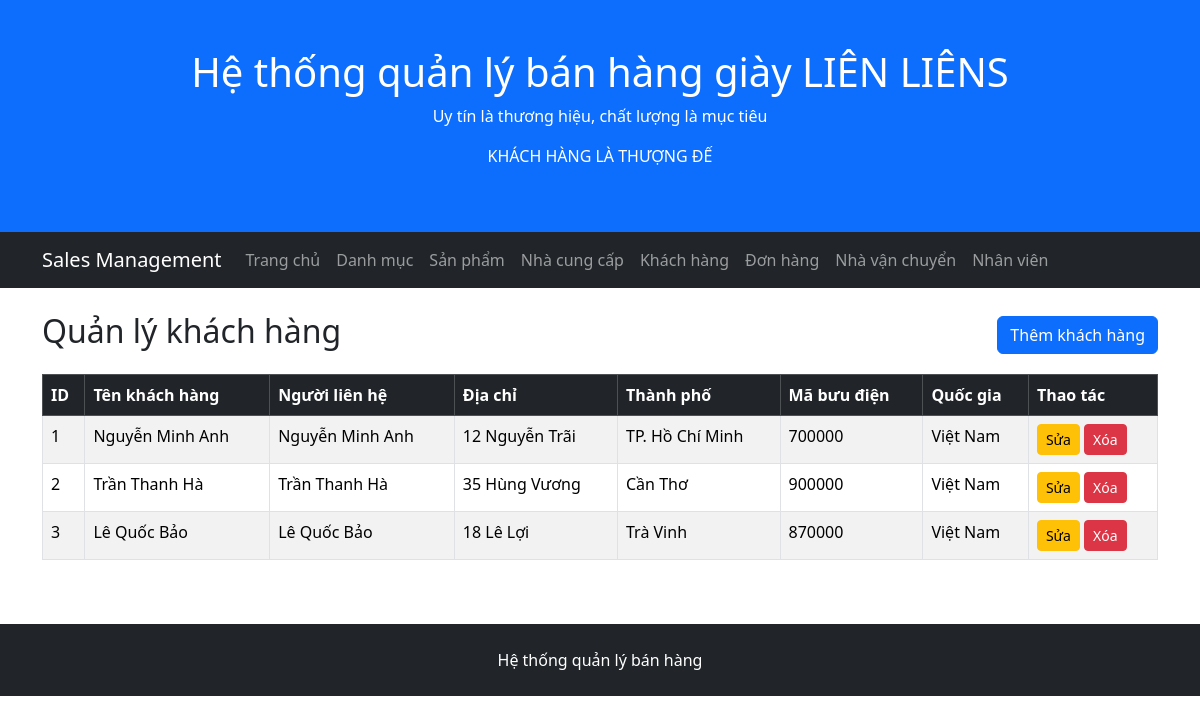
Page /customers/index.php on the committed database.
### tables this page shows
CREATE TABLE customers (
    CustomerID INT AUTO_INCREMENT PRIMARY KEY,
    CustomerName VARCHAR(100) NOT NULL,
    ContactName VARCHAR(100),
    Address VARCHAR(200),
    City VARCHAR(100),
    PostalCode VARCHAR(20),
    Country VARCHAR(100)
);

### public/customers/index.php (the view, shortened to what this page needs)
<?php
require_once '/var/www/src/config/database.php';
$sql = "
    SELECT
        CustomerID,
        CustomerName,
        ContactName,
        Address,
        City,
        PostalCode,
        Country
    FROM customers
    ORDER BY CustomerID
";
$result = $conn->query($sql);
require_once '/var/www/src/includes/header.php';
require_once '/var/www/src/includes/navbar.php';
?>
<div class="container mt-4">
    <div class="d-flex justify-content-between align-items-center mb-3">
        <h2>Quản lý khách hàng</h2>
        <a href="/customers/create.php" class="btn btn-primary">
            Thêm khách hàng
        </a>
    </div>
    <div class="table-responsive">
        <table class="table table-bordered table-striped">
            <thead class="table-dark">
                <tr>
                    <th>ID</th>
                 <th>Tên khách hàng</th>
                 <th>Người liên hệ</th>
                 <th>Địa chỉ</th>
                <th>Thành phố</th>
                <th>Mã bưu điện</th>
                <th>Quốc gia</th>
        <th>Thao tác</th>
                </tr>
            </thead>
            <tbody>
                <?php if ($result && $result->num_rows > 0): ?>
                    <?php while ($customer = $result->fetch_assoc()): ?>
                        <tr>
                            <td>
                                <?= htmlspecialchars($customer['CustomerID']) ?>
                            </td>
                            <td>
                                <?= htmlspecialchars($customer['CustomerName']) ?>
                            </td>
                            <td>
                                <?= htmlspecialchars($customer['ContactName'] ?? '') ?>
                            </td>
                            <td>
                                <?= htmlspecialchars($customer['Address'] ?? '') ?>
                            </td>
                            <td>
                                <?= htmlspecialchars($customer['City'] ?? '') ?>
                            </td>
                            <td>
                                <?= htmlspecialchars($customer['PostalCode'] ?? '') ?>
                            </td>
                            <td>
                                <?= htmlspecialchars($customer['Country'] ?? '') ?>
                            </td>
                            <td>
                                <a
                                    href="/customers/edit.php?id=<?= $customer['CustomerID'] ?>"
                                    class="btn btn-sm btn-warning"
                                >
                                    Sửa
                                </a>
                                <form
                                    action="/customers/delete.php"
                                    method="post"
                                    class="d-inline"
                                    onsubmit="return confirm('Bạn có chắc muốn xóa khách hàng này?');"
                                >
                                    <button
                                        type="submit"
                                        class="btn btn-sm btn-danger"
                                    >
                                        Xóa
                                    </button>
                                </form>
                            </td>
                        </tr>
                    <?php endwhile; ?>
                <?php endif; ?>
            </tbody>
        </table>
    </div>
</div>
<?php
require_once '/var/www/src/includes/footer.php';

### src/includes/header.php (shortened to what this page needs)
<!DOCTYPE html>
<html lang="vi">
<head>
    <link
        href="https://cdn.jsdelivr.net/npm/bootstrap@5.3.8/dist/css/bootstrap.min.css"
        rel="stylesheet"
    >
</head>
<body>
<div class="p-5 bg-primary text-white text-center">
    <h1>Hệ thống quản lý bán hàng giày LIÊN LIÊNS</h1>
    <p>Uy tín là thương hiệu, chất lượng là mục tiêu</u> </p>
    <p>KHÁCH HÀNG LÀ THƯỢNG ĐẾ</u> </p>
</div>

### src/includes/navbar.php (shortened to what this page needs)
<nav class="navbar navbar-expand-lg bg-dark navbar-dark">
    <div class="container">
        <a class="navbar-brand" href="/">Sales Management</a>
        <div class="collapse navbar-collapse" id="mainNavbar">
            <ul class="navbar-nav">
                <li class="nav-item">
                    <a class="nav-link" href="/">Trang chủ</a>
                </li>
                <li class="nav-item">
                    <a class="nav-link" href="/categories/">
                        Danh mục
                    </a>
                </li>
                <li class="nav-item">
                    <a class="nav-link" href="/products/">
                        Sản phẩm
                    </a>
                </li>
                <li class="nav-item">
                    <a class="nav-link" href="/suppliers/">
                        Nhà cung cấp
                    </a>
                </li>
                <li class="nav-item">
                    <a class="nav-link" href="/customers/">
                        Khách hàng
                    </a>
                </li>
                <li class="nav-item">
                    <a class="nav-link" href="#">
                        Đơn hàng
                    </a>
                </li>
                <li class="nav-item">
                    <a class="nav-link" href="/shippers/">
                        Nhà vận chuyển
                </a>
               </li>
                <li class="nav-item">
                    <a class="nav-link" href="/employees/">
                        Nhân viên
                    </a>
                </li>
            </ul>
        </div>
    </div>
</nav>

### src/includes/footer.php
<footer class="mt-5 p-4 bg-dark text-white text-center">
    <p class="mb-0">
        Hệ thống quản lý bán hàng
    </p>
</footer>
</body>
</html>

### rows in the picture
customers: CustomerID "1", CustomerName "Nguyễn Minh Anh", ContactName "Nguyễn Minh Anh", Address "12 Nguyễn Trãi", City "TP. Hồ Chí Minh", PostalCode "700000", Country "Việt Nam"
customers: CustomerID "2", CustomerName "Trần Thanh Hà", ContactName "Trần Thanh Hà", Address "35 Hùng Vương", City "Cần Thơ", PostalCode "900000", Country "Việt Nam"
customers: CustomerID "3", CustomerName "Lê Quốc Bảo", ContactName "Lê Quốc Bảo", Address "18 Lê Lợi", City "Trà Vinh", PostalCode "870000", Country "Việt Nam"
